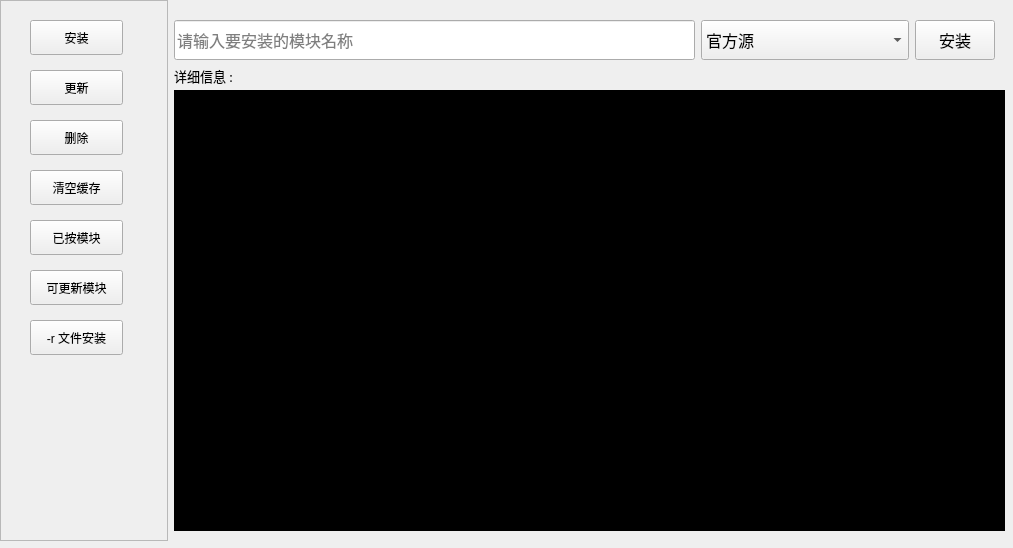
<?xml version="1.0" encoding="UTF-8"?>
<ui version="4.0">
 <class>MainWindow</class>
 <widget class="QMainWindow" name="MainWindow">
  <property name="geometry">
   <rect>
    <x>0</x>
    <y>0</y>
    <width>1013</width>
    <height>548</height>
   </rect>
  </property>
  <property name="sizePolicy">
   <sizepolicy hsizetype="Preferred" vsizetype="Preferred">
    <horstretch>0</horstretch>
    <verstretch>0</verstretch>
   </sizepolicy>
  </property>
  <property name="windowTitle">
   <string>pip 小工具</string>
  </property>
  <widget class="QWidget" name="centralwidget">
   <widget class="QWidget" name="layoutWidget">
    <property name="geometry">
     <rect>
      <x>0</x>
      <y>0</y>
      <width>1011</width>
      <height>541</height>
     </rect>
    </property>
    <layout class="QHBoxLayout" name="horizontalLayout">
     <property name="sizeConstraint">
      <enum>QLayout::SetDefaultConstraint</enum>
     </property>
     <item>
      <widget class="QFrame" name="frame">
       <property name="sizePolicy">
        <sizepolicy hsizetype="Expanding" vsizetype="Preferred">
         <horstretch>1</horstretch>
         <verstretch>0</verstretch>
        </sizepolicy>
       </property>
       <property name="frameShape">
        <enum>QFrame::StyledPanel</enum>
       </property>
       <property name="frameShadow">
        <enum>QFrame::Raised</enum>
       </property>
       <widget class="QPushButton" name="Btn_Install_page">
        <property name="geometry">
         <rect>
          <x>30</x>
          <y>20</y>
          <width>93</width>
          <height>35</height>
         </rect>
        </property>
        <property name="minimumSize">
         <size>
          <width>0</width>
          <height>35</height>
         </size>
        </property>
        <property name="text">
         <string>安装</string>
        </property>
       </widget>
       <widget class="QPushButton" name="Btn_update_page">
        <property name="geometry">
         <rect>
          <x>30</x>
          <y>70</y>
          <width>93</width>
          <height>35</height>
         </rect>
        </property>
        <property name="minimumSize">
         <size>
          <width>0</width>
          <height>35</height>
         </size>
        </property>
        <property name="text">
         <string>更新</string>
        </property>
       </widget>
       <widget class="QPushButton" name="Btn_clear_page">
        <property name="geometry">
         <rect>
          <x>30</x>
          <y>120</y>
          <width>93</width>
          <height>35</height>
         </rect>
        </property>
        <property name="minimumSize">
         <size>
          <width>0</width>
          <height>35</height>
         </size>
        </property>
        <property name="text">
         <string>删除</string>
        </property>
       </widget>
       <widget class="QPushButton" name="Btn_clear_cache">
        <property name="geometry">
         <rect>
          <x>30</x>
          <y>170</y>
          <width>93</width>
          <height>35</height>
         </rect>
        </property>
        <property name="minimumSize">
         <size>
          <width>0</width>
          <height>35</height>
         </size>
        </property>
        <property name="text">
         <string>清空缓存</string>
        </property>
       </widget>
       <widget class="QPushButton" name="Btn_show_list">
        <property name="geometry">
         <rect>
          <x>30</x>
          <y>220</y>
          <width>93</width>
          <height>35</height>
         </rect>
        </property>
        <property name="minimumSize">
         <size>
          <width>0</width>
          <height>35</height>
         </size>
        </property>
        <property name="text">
         <string>已按模块</string>
        </property>
       </widget>
       <widget class="QPushButton" name="Btn_update_module_page">
        <property name="geometry">
         <rect>
          <x>30</x>
          <y>270</y>
          <width>93</width>
          <height>35</height>
         </rect>
        </property>
        <property name="minimumSize">
         <size>
          <width>0</width>
          <height>35</height>
         </size>
        </property>
        <property name="font">
         <font>
          <family>Arial</family>
          <pointsize>9</pointsize>
         </font>
        </property>
        <property name="text">
         <string>可更新模块</string>
        </property>
       </widget>
       <widget class="QPushButton" name="Btn_r_page">
        <property name="geometry">
         <rect>
          <x>30</x>
          <y>320</y>
          <width>93</width>
          <height>35</height>
         </rect>
        </property>
        <property name="minimumSize">
         <size>
          <width>0</width>
          <height>35</height>
         </size>
        </property>
        <property name="text">
         <string>-r 文件安装</string>
        </property>
       </widget>
      </widget>
     </item>
     <item>
      <widget class="QStackedWidget" name="stackedWidget">
       <property name="sizePolicy">
        <sizepolicy hsizetype="Expanding" vsizetype="Preferred">
         <horstretch>5</horstretch>
         <verstretch>0</verstretch>
        </sizepolicy>
       </property>
       <property name="font">
        <font>
         <family>Arial</family>
        </font>
       </property>
       <property name="currentIndex">
        <number>0</number>
       </property>
       <widget class="QWidget" name="page_Install">
        <widget class="QLabel" name="label">
         <property name="geometry">
          <rect>
           <x>0</x>
           <y>60</y>
           <width>101</width>
           <height>31</height>
          </rect>
         </property>
         <property name="font">
          <font>
           <family>微软雅黑</family>
           <pointsize>10</pointsize>
           <weight>50</weight>
           <bold>false</bold>
           <underline>false</underline>
           <kerning>false</kerning>
          </font>
         </property>
         <property name="text">
          <string>详细信息 : </string>
         </property>
        </widget>
        <widget class="QTextEdit" name="cmd_textEdit">
         <property name="geometry">
          <rect>
           <x>0</x>
           <y>90</y>
           <width>831</width>
           <height>441</height>
          </rect>
         </property>
         <property name="font">
          <font>
           <family>微软雅黑</family>
           <pointsize>12</pointsize>
          </font>
         </property>
         <property name="styleSheet">
          <string notr="true">#cmd_textEdit {
	background: black;
	color: cyan;
}</string>
         </property>
         <property name="html">
          <string>&lt;!DOCTYPE HTML PUBLIC &quot;-//W3C//DTD HTML 4.0//EN&quot; &quot;http://www.w3.org/TR/REC-html40/strict.dtd&quot;&gt;
&lt;html&gt;&lt;head&gt;&lt;meta name=&quot;qrichtext&quot; content=&quot;1&quot; /&gt;&lt;style type=&quot;text/css&quot;&gt;
p, li { white-space: pre-wrap; }
&lt;/style&gt;&lt;/head&gt;&lt;body style=&quot; font-family:'微软雅黑','Arial'; font-size:12pt; font-weight:400; font-style:normal;&quot;&gt;
&lt;p style=&quot;-qt-paragraph-type:empty; margin-top:0px; margin-bottom:0px; margin-left:0px; margin-right:0px; -qt-block-indent:0; text-indent:0px; font-family:'微软雅黑';&quot;&gt;&lt;br /&gt;&lt;/p&gt;&lt;/body&gt;&lt;/html&gt;</string>
         </property>
        </widget>
        <widget class="QWidget" name="layoutWidget">
         <property name="geometry">
          <rect>
           <x>0</x>
           <y>10</y>
           <width>821</width>
           <height>61</height>
          </rect>
         </property>
         <layout class="QHBoxLayout" name="horizontalLayout_2">
          <item>
           <widget class="QLineEdit" name="line_cmd">
            <property name="sizePolicy">
             <sizepolicy hsizetype="Expanding" vsizetype="Fixed">
              <horstretch>5</horstretch>
              <verstretch>0</verstretch>
             </sizepolicy>
            </property>
            <property name="minimumSize">
             <size>
              <width>0</width>
              <height>40</height>
             </size>
            </property>
            <property name="font">
             <font>
              <family>微软雅黑</family>
              <pointsize>12</pointsize>
             </font>
            </property>
            <property name="placeholderText">
             <string>请输入要安装的模块名称</string>
            </property>
           </widget>
          </item>
          <item>
           <widget class="QComboBox" name="com_source">
            <property name="sizePolicy">
             <sizepolicy hsizetype="Expanding" vsizetype="Fixed">
              <horstretch>2</horstretch>
              <verstretch>0</verstretch>
             </sizepolicy>
            </property>
            <property name="minimumSize">
             <size>
              <width>0</width>
              <height>40</height>
             </size>
            </property>
            <property name="font">
             <font>
              <family>微软雅黑</family>
              <pointsize>12</pointsize>
             </font>
            </property>
            <item>
             <property name="text">
              <string>官方源</string>
             </property>
            </item>
            <item>
             <property name="text">
              <string>清华源</string>
             </property>
            </item>
            <item>
             <property name="text">
              <string>阿里源</string>
             </property>
            </item>
           </widget>
          </item>
          <item>
           <widget class="QPushButton" name="Btn_Install">
            <property name="minimumSize">
             <size>
              <width>0</width>
              <height>40</height>
             </size>
            </property>
            <property name="font">
             <font>
              <family>微软雅黑</family>
              <pointsize>12</pointsize>
             </font>
            </property>
            <property name="text">
             <string>安装</string>
            </property>
           </widget>
          </item>
         </layout>
        </widget>
       </widget>
       <widget class="QWidget" name="page_update">
        <widget class="QLabel" name="label_2">
         <property name="geometry">
          <rect>
           <x>0</x>
           <y>60</y>
           <width>91</width>
           <height>21</height>
          </rect>
         </property>
         <property name="font">
          <font>
           <family>微软雅黑</family>
           <pointsize>12</pointsize>
          </font>
         </property>
         <property name="text">
          <string>详细信息 :</string>
         </property>
        </widget>
        <widget class="QTextEdit" name="update_textEdit">
         <property name="geometry">
          <rect>
           <x>0</x>
           <y>90</y>
           <width>831</width>
           <height>441</height>
          </rect>
         </property>
         <property name="font">
          <font>
           <family>微软雅黑</family>
           <pointsize>12</pointsize>
          </font>
         </property>
        </widget>
        <widget class="QWidget" name="layoutWidget">
         <property name="geometry">
          <rect>
           <x>0</x>
           <y>0</y>
           <width>831</width>
           <height>61</height>
          </rect>
         </property>
         <layout class="QHBoxLayout" name="horizontalLayout_4">
          <item>
           <widget class="QLineEdit" name="lineEdit_update">
            <property name="minimumSize">
             <size>
              <width>0</width>
              <height>35</height>
             </size>
            </property>
            <property name="font">
             <font>
              <family>微软雅黑</family>
              <pointsize>12</pointsize>
             </font>
            </property>
            <property name="text">
             <string/>
            </property>
           </widget>
          </item>
          <item>
           <widget class="QComboBox" name="com_sources">
            <property name="minimumSize">
             <size>
              <width>0</width>
              <height>35</height>
             </size>
            </property>
            <property name="font">
             <font>
              <family>微软雅黑</family>
              <pointsize>12</pointsize>
             </font>
            </property>
            <item>
             <property name="text">
              <string>官方源</string>
             </property>
            </item>
            <item>
             <property name="text">
              <string>阿里源</string>
             </property>
            </item>
            <item>
             <property name="text">
              <string>清华源</string>
             </property>
            </item>
           </widget>
          </item>
          <item>
           <widget class="QPushButton" name="Btn_update">
            <property name="minimumSize">
             <size>
              <width>0</width>
              <height>35</height>
             </size>
            </property>
            <property name="font">
             <font>
              <family>微软雅黑</family>
              <pointsize>12</pointsize>
             </font>
            </property>
            <property name="text">
             <string>更新</string>
            </property>
           </widget>
          </item>
         </layout>
        </widget>
       </widget>
       <widget class="QWidget" name="page_3">
        <widget class="QTextEdit" name="text_clear_Edit">
         <property name="geometry">
          <rect>
           <x>0</x>
           <y>60</y>
           <width>831</width>
           <height>471</height>
          </rect>
         </property>
         <property name="font">
          <font>
           <family>微软雅黑</family>
           <pointsize>12</pointsize>
          </font>
         </property>
        </widget>
        <widget class="QWidget" name="layoutWidget">
         <property name="geometry">
          <rect>
           <x>0</x>
           <y>10</y>
           <width>831</width>
           <height>51</height>
          </rect>
         </property>
         <layout class="QHBoxLayout" name="horizontalLayout_3">
          <item>
           <widget class="QLineEdit" name="line_clear_text">
            <property name="minimumSize">
             <size>
              <width>0</width>
              <height>40</height>
             </size>
            </property>
            <property name="font">
             <font>
              <family>微软雅黑</family>
              <pointsize>12</pointsize>
             </font>
            </property>
            <property name="placeholderText">
             <string>请输入要删除的模块</string>
            </property>
           </widget>
          </item>
          <item>
           <widget class="QPushButton" name="Btn_clear">
            <property name="minimumSize">
             <size>
              <width>0</width>
              <height>40</height>
             </size>
            </property>
            <property name="font">
             <font>
              <family>微软雅黑</family>
              <pointsize>12</pointsize>
             </font>
            </property>
            <property name="text">
             <string>删除</string>
            </property>
           </widget>
          </item>
         </layout>
        </widget>
       </widget>
       <widget class="QWidget" name="page_4">
        <widget class="QTextEdit" name="model_list_text">
         <property name="geometry">
          <rect>
           <x>0</x>
           <y>10</y>
           <width>831</width>
           <height>521</height>
          </rect>
         </property>
         <property name="font">
          <font>
           <family>微软雅黑</family>
           <pointsize>10</pointsize>
          </font>
         </property>
        </widget>
       </widget>
       <widget class="QWidget" name="page_5">
        <widget class="QTextEdit" name="textEdit_update_module">
         <property name="geometry">
          <rect>
           <x>0</x>
           <y>60</y>
           <width>831</width>
           <height>471</height>
          </rect>
         </property>
         <property name="font">
          <font>
           <family>微软雅黑</family>
           <pointsize>12</pointsize>
          </font>
         </property>
        </widget>
        <widget class="QPushButton" name="Btn_look_update_list">
         <property name="geometry">
          <rect>
           <x>330</x>
           <y>10</y>
           <width>151</width>
           <height>40</height>
          </rect>
         </property>
         <property name="minimumSize">
          <size>
           <width>0</width>
           <height>40</height>
          </size>
         </property>
         <property name="text">
          <string>查看可更新模块</string>
         </property>
        </widget>
       </widget>
       <widget class="QWidget" name="page">
        <widget class="QLineEdit" name="line_r_path">
         <property name="geometry">
          <rect>
           <x>2</x>
           <y>10</y>
           <width>821</width>
           <height>41</height>
          </rect>
         </property>
         <property name="minimumSize">
          <size>
           <width>0</width>
           <height>35</height>
          </size>
         </property>
         <property name="font">
          <font>
           <family>微软雅黑</family>
           <pointsize>10</pointsize>
          </font>
         </property>
         <property name="placeholderText">
          <string>requirement.txt 路径</string>
         </property>
        </widget>
        <widget class="QTextEdit" name="text_r_edit">
         <property name="geometry">
          <rect>
           <x>0</x>
           <y>100</y>
           <width>831</width>
           <height>431</height>
          </rect>
         </property>
        </widget>
        <widget class="QWidget" name="layoutWidget">
         <property name="geometry">
          <rect>
           <x>480</x>
           <y>56</y>
           <width>341</width>
           <height>41</height>
          </rect>
         </property>
         <layout class="QHBoxLayout" name="horizontalLayout_5">
          <item>
           <widget class="QComboBox" name="com_r_source">
            <property name="minimumSize">
             <size>
              <width>0</width>
              <height>35</height>
             </size>
            </property>
            <property name="font">
             <font>
              <family>微软雅黑</family>
              <pointsize>10</pointsize>
             </font>
            </property>
            <item>
             <property name="text">
              <string>官方源</string>
             </property>
            </item>
            <item>
             <property name="text">
              <string>阿里源</string>
             </property>
            </item>
            <item>
             <property name="text">
              <string>清华源</string>
             </property>
            </item>
           </widget>
          </item>
          <item>
           <widget class="QPushButton" name="Btn_file">
            <property name="minimumSize">
             <size>
              <width>0</width>
              <height>35</height>
             </size>
            </property>
            <property name="font">
             <font>
              <family>微软雅黑</family>
              <pointsize>10</pointsize>
             </font>
            </property>
            <property name="text">
             <string>Load</string>
            </property>
           </widget>
          </item>
          <item>
           <widget class="QPushButton" name="Btn_r_Install">
            <property name="minimumSize">
             <size>
              <width>0</width>
              <height>35</height>
             </size>
            </property>
            <property name="font">
             <font>
              <family>微软雅黑</family>
              <pointsize>10</pointsize>
             </font>
            </property>
            <property name="text">
             <string>安装</string>
            </property>
           </widget>
          </item>
         </layout>
        </widget>
       </widget>
      </widget>
     </item>
    </layout>
   </widget>
  </widget>
 </widget>
 <resources/>
 <connections/>
</ui>
